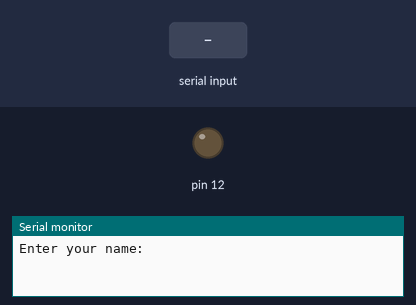
Simulated run of this sketch. Board: Arduino Uno, built with avr-gcc and run on an emulated ATmega328P. Parts: output pins drawn as LEDs (lit = HIGH), the last lines printed to the serial monitor. Inputs (shaded band) come from the test bench.

Above: at 1.2 s.
1.3 s: "A" received over Serial
At 5.7 s:
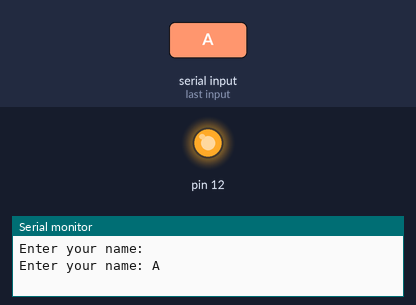
Timing chart, 0 to 8.8 s (numbered marks = the images above; inputs shaded):
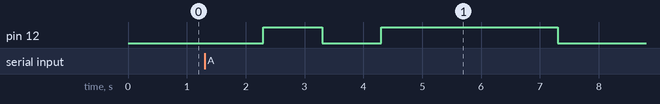

Measured:
- after the input at 1.3 s, pin 12: LOW → HIGH after 1.0 s, → LOW 1.0 s later, → HIGH 1.0 s later, → LOW 3.0 s later

The sketch:

full_name.ino
```cpp
void setup()
{
  Serial.begin(9600);
  pinMode(12, OUTPUT);
}

void dot()
{
  digitalWrite(12, HIGH);
  delay(1000);
  digitalWrite(12, LOW);
  delay(1000);
}

void dash()
{
  digitalWrite(12, HIGH);
  delay(3000);
  digitalWrite(12, LOW);
  delay(1000);
}

void loop()
{
  String input = Serial.readString();
  input.toUpperCase();
  Serial.println("Enter your name: " + input);
  for (int i = 0; i < input.length(); i++)
  {
    switch (input[i])
    {
      case ' ':
        delay(4000);
        break;
      case 'A':
        dot(); dash();
        break;
      case 'B':
        dash(); dot(); dot(); dot();
        break;
      case 'C':
        dash(); dot(); dash(); dot();
        break;
      case 'D':
        dash(); dot(); dot();
        break;
      case 'E':
        dot();
        break;
      case 'F':
        dot(); dot(); dash(); dot();
        break;
      case 'G':
        dash(); dash(); dot();
        break;
      case 'H':
        dot(); dot(); dot(); dot();
        break;
      case 'I':
        dot(); dot();
        break;
      case 'J':
        dot(); dash(); dash(); dash();
        break;
      case 'K':
        dash(); dot(); dash();
        break;
      case 'L':
        dot(); dash(); dot(); dot();
        break;
      case 'M':
        dash(); dash();
        break;
      case 'N':
        dash(); dot();
        break;
      case 'O':
        dash(); dash(); dash();
        break;
      case 'P':
        dot(); dash(); dash(); dot();
        break;
      case 'Q':
        dash(); dash(); dot(); dash();
        break;
      case 'R':
        dot(); dash(); dot();
        break;
      case 'S':
        dot(); dot(); dot();
        break;
      case 'T':
        dash();
        break;
      case 'U':
        dot(); dot(); dash();
        break;
      case 'V':
        dot(); dot(); dot(); dash();
        break;
      case 'W':
        dot(); dash(); dash();
        break;
      case 'X':
        dash(); dot(); dot(); dash();
        break;
      case 'Y':
        dash(); dot(); dash(); dash();
        break;
      case 'Z':
        dash(); dash(); dot(); dot();
        break;
    }
  }
}
```
